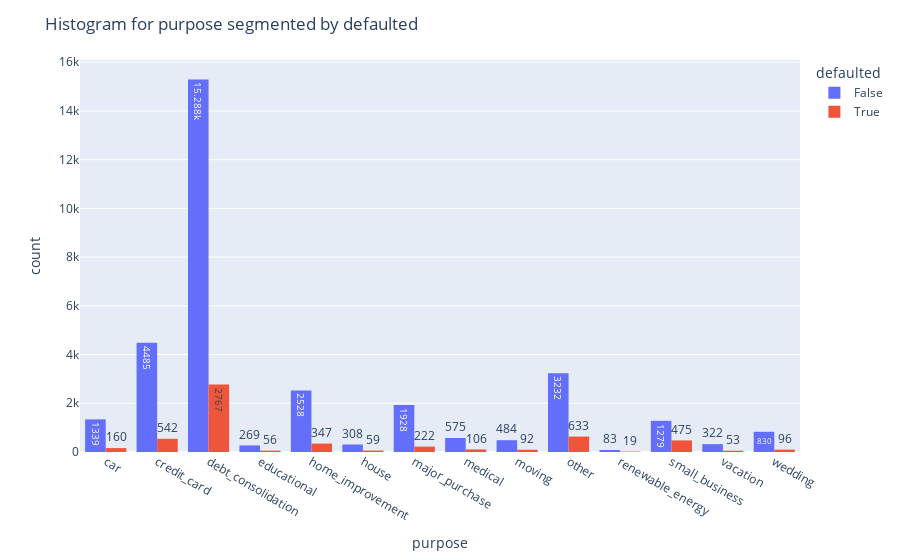

Notebook code for this chart:
### Markdown cell above
With purpose

### Code cell
plot_hist('purpose')

### Figure 1 — Plotly figure (JSON) as saved in the notebook; plotly's stock layout.template omitted (floating-point values rounded to 4 significant figures; data arrays with more than 128 entries replaced by an {"elided": "..."} marker saying what was removed)
{"data": [{"alignmentgroup": "True", "bingroup": "x", "hovertemplate": "defaulted=False<br>purpose=%{x}<br>count=%{y}<extra></extra>", "legendgroup": "False", "marker": {"color": "#636efa", "pattern": {"shape": ""}}, "name": "False", "offsetgroup": "False", "orientation": "v", "showlegend": true, "texttemplate": "%{value}", "type": "histogram", "x": {"elided": "32950 str values"}, "xaxis": "x", "yaxis": "y"}, {"alignmentgroup": "True", "bingroup": "x", "hovertemplate": "defaulted=True<br>purpose=%{x}<br>count=%{y}<extra></extra>", "legendgroup": "True", "marker": {"color": "#EF553B", "pattern": {"shape": ""}}, "name": "True", "offsetgroup": "True", "orientation": "v", "showlegend": true, "texttemplate": "%{value}", "type": "histogram", "x": {"elided": "5627 str values"}, "xaxis": "x", "yaxis": "y"}], "layout": {"barmode": "group", "legend": {"title": {"text": "defaulted"}, "tracegroupgap": 0}, "margin": {"t": 60}, "title": {"text": "Histogram for purpose segmented by defaulted"}, "xaxis": {"anchor": "y", "categoryarray": ["car", "credit_card", "debt_consolidation", "educational", "home_improvement", "house", "major_purchase", "medical", "moving", "other", "renewable_energy", "small_business", "vacation", "wedding"], "categoryorder": "array", "domain": [0, 1], "title": {"text": "purpose"}, "type": "category"}, "yaxis": {"anchor": "x", "domain": [0, 1], "title": {"text": "count"}}}}
